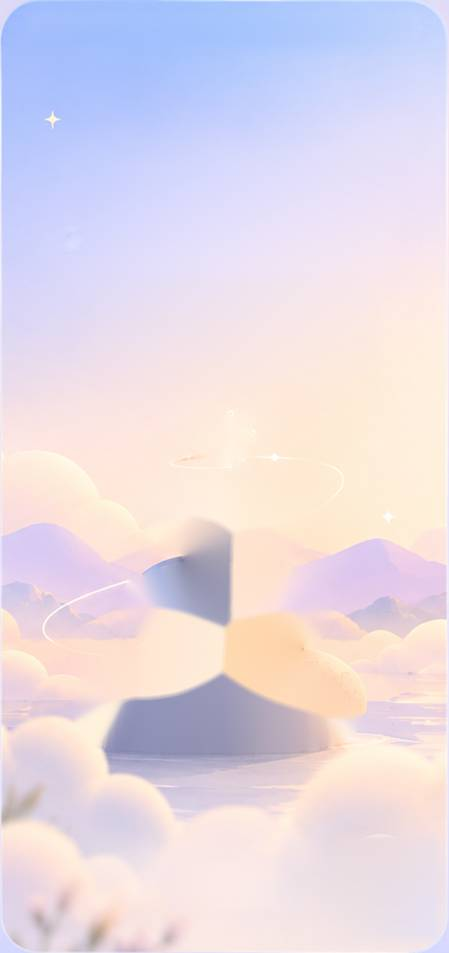
#> input picture assets/intro/original/screen_02_artwork.jpg, 449 x 953 px
$ python clean_artwork.py
#> lines starting #> are read from the running program, lines starting #| are printed output that depends on the picture; after the words box and inside, x2 and y2 are one past the last pixel; in counts of white or black regions, pixels touching at a corner belong together
"""인트로 2장 배경 다듬기 (Figma 원본: assets/intro/original/screen_02_artwork.jpg → assets/intro/screen_02_artwork.jpg)
Figma 배경에는 돌을 지운 자리에 뭉개진 얼룩이 남아 있어서, 돌이 다 쌓이기 전에 그 얼룩이 보입니다.
돌이 있던 자리를 주변 하늘·구름·산으로 채웁니다.

실행: pip install pillow numpy opencv-python-headless
      python3 assets/intro/original/tools/clean_artwork.py
"""
import os

import cv2
import numpy as np
from PIL import Image

ORIG = os.path.dirname(os.path.dirname(os.path.abspath(__file__))) + '/'  # original/
OUT = os.path.dirname(os.path.dirname(ORIG)) + '/'  # assets/intro/

# 디자인 좌표 (src/features/intro/pages.ts 2장)
ART_BOX = (-13, 1.8, 423, 876.5)
STONES = [
    ('screen_02_stone_03.png', (62.53, 587.86, 264.43, 103.63)),
    ('screen_02_stone_02.png', (99, 511, 192.07, 95.38)),
    ('screen_02_stone_01.png', (130, 454, 142.04, 94.46)),
]

art = np.array(Image.open(ORIG + 'screen_02_artwork.jpg').convert('RGB'))
#> art is the input picture: shape (953, 449, 3); mean R, G, B 228.4, 217.7, 228.7
ah, aw = art.shape[:2]
#> ah = 953; aw = 449
sx, sy = aw / ART_BOX[2], ah / ART_BOX[3]
#> sx = 1.06; sy = 1.09

# 돌(원본 실루엣)이 있던 자리 = 얼룩이 남은 자리
hole = np.zeros((ah, aw), np.uint8)
for name, (x, y, w, h) in STONES:
    alpha = np.array(Image.open(ORIG + name).convert('RGBA'))[:, :, 3]
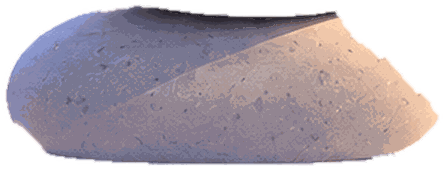
#> input picture assets/intro/original/screen_02_stone_03.png, 444 x 170 px
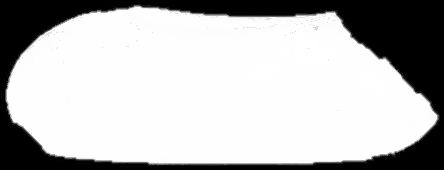
#> alpha: shape (170, 444); min 0, max 255, mean 184.9
    ih, iw = alpha.shape
#> ih = 170; iw = 444
    k = min(w / iw, h / ih)  # contentFit contain
#> k = 0.596
    rw, rh = iw * k, ih * k
#> rw = 264.4; rh = 101.2
    left = (x + (w - rw) / 2 - ART_BOX[0]) * sx
#> left = 80.17
    top = (y + (h - rh) / 2 - ART_BOX[1]) * sy
#> top = 638.5
    size = (max(1, round(rw * sx)), max(1, round(rh * sy)))
#> size = (281, 110)
    resized = cv2.resize(alpha, size, interpolation=cv2.INTER_AREA)
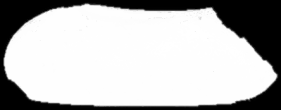
#> resized: shape (110, 281); min 0, max 255, mean 184.9
    l, t = round(left), round(top)
#> l = 80; t = 639
    hole[t:t + size[1], l:l + size[0]] = np.maximum(hole[t:t + size[1], l:l + size[0]], resized)
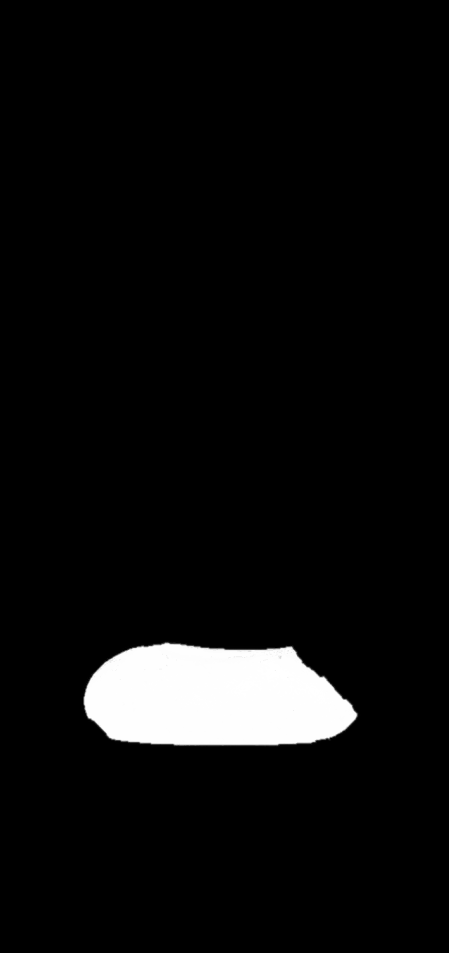
#> hole: shape (953, 449); min 0, max 255, mean 13.4
#> pass 2 of the loop `for name, (x, y, w, h) in STONES:`:
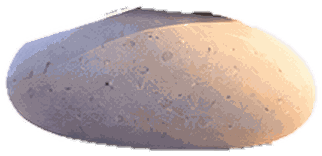
#> input picture assets/intro/original/screen_02_stone_02.png, 322 x 156 px
#> alpha: shape (156, 322)
#> `resized = cv2.resize(alpha, size, interpolation=cv2.INTER_AREA)`:
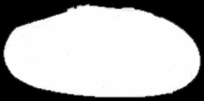
#> resized: shape (101, 204); min 0, max 255, mean 176.8
#> `hole[t:t + size[1], l:l + size[0]] = np.maximum(hole[t:t + size[1], l:..`:
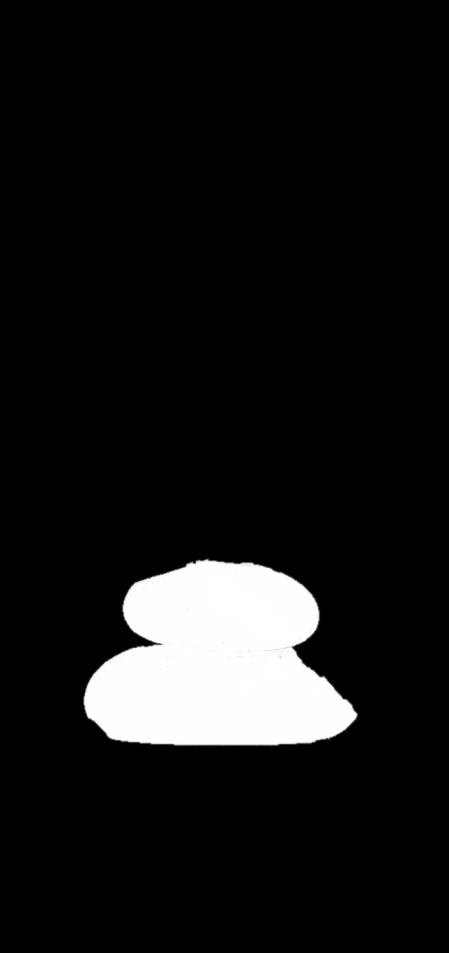
#> hole: shape (953, 449); 3.53% of pixels changed, all inside (x1, y1, x2, y2) = (119, 556, 323, 651)
#> pass 3 of the loop `for name, (x, y, w, h) in STONES:`:
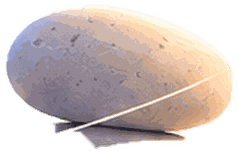
#> input picture assets/intro/original/screen_02_stone_01.png, 238 x 154 px
#> alpha: shape (154, 238)
#> `resized = cv2.resize(alpha, size, interpolation=cv2.INTER_AREA)`:
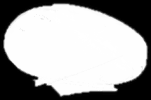
#> resized: shape (100, 151); min 0, max 255, mean 164.3
#> `hole[t:t + size[1], l:l + size[0]] = np.maximum(hole[t:t + size[1], l:..`:
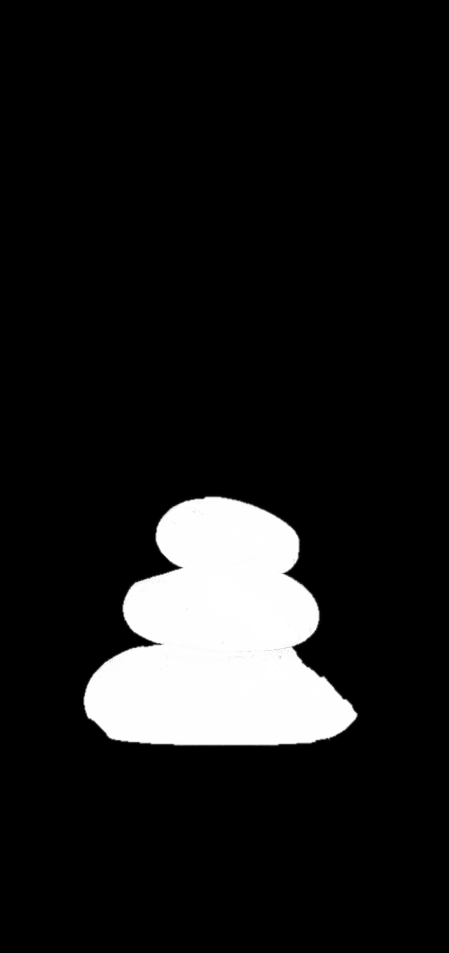
#> hole: shape (953, 449); 2.11% of pixels changed, all inside (x1, y1, x2, y2) = (152, 493, 303, 585)
hole = cv2.dilate((hole > 20).astype(np.uint8), np.ones((15, 15), np.uint8))
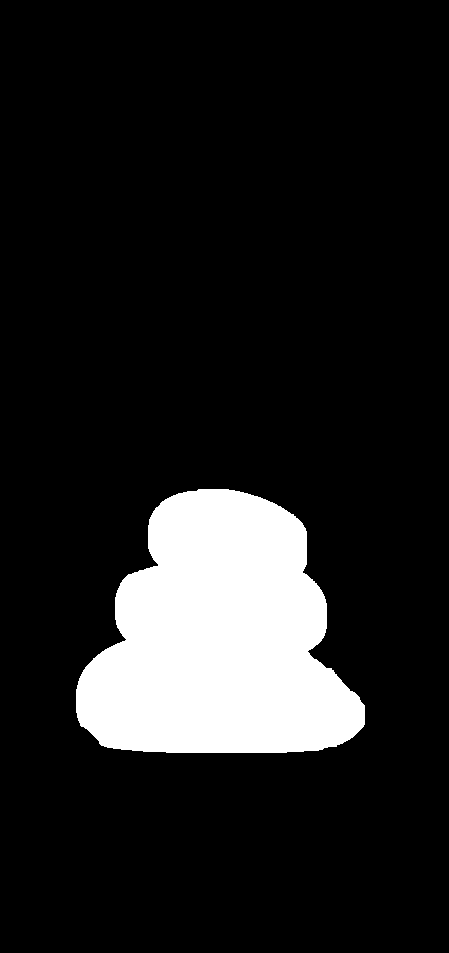
#> hole: shape (953, 449); values 0 (black) and 1 (white), 12.6% white; 1 white region, box (x1, y1, x2, y2) and area: (76, 489, 365, 753) 53979

bgr = cv2.cvtColor(art, cv2.COLOR_RGB2BGR)
filled = cv2.inpaint(bgr, hole * 255, 25, cv2.INPAINT_TELEA)
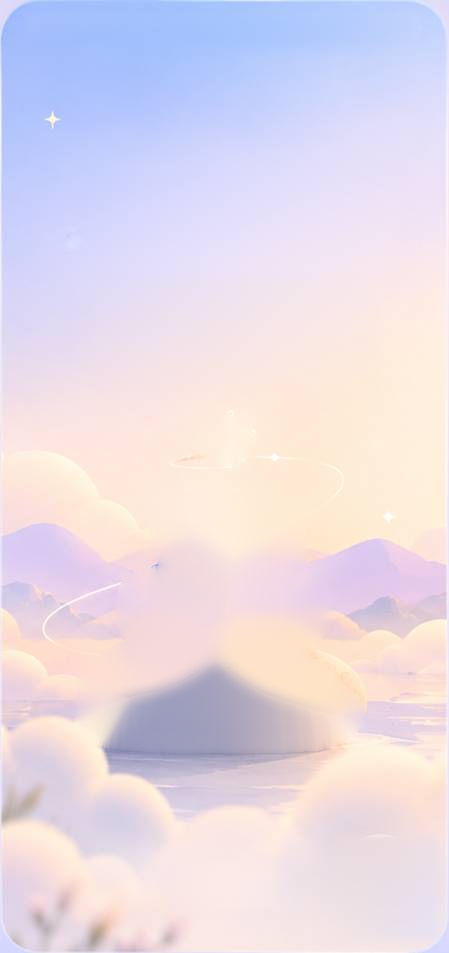
#> filled: shape (953, 449, 3); mean B, G, R 230, 218.4, 229.2
# 채운 부분의 잔 줄무늬를 부드럽게 (경계는 서서히 섞음)
soft = cv2.GaussianBlur(filled, (0, 0), 6)
blend = cv2.GaussianBlur(hole.astype(np.float32), (0, 0), 4)[:, :, None]
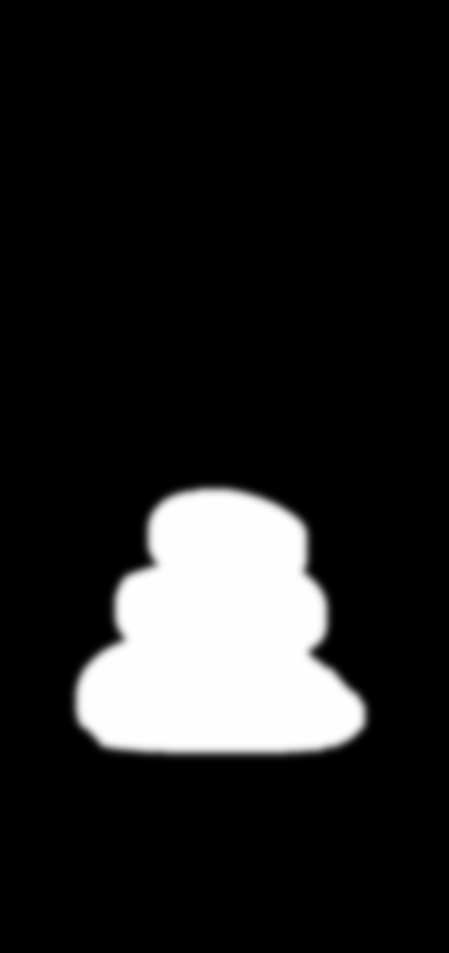
#> blend: shape (953, 449, 1) float32; min 0, max 1, mean 0.126
result = (filled * (1 - blend) + soft * blend).astype(np.uint8)
Image.fromarray(cv2.cvtColor(result, cv2.COLOR_BGR2RGB)).save(OUT + 'screen_02_artwork.jpg', quality=92)
